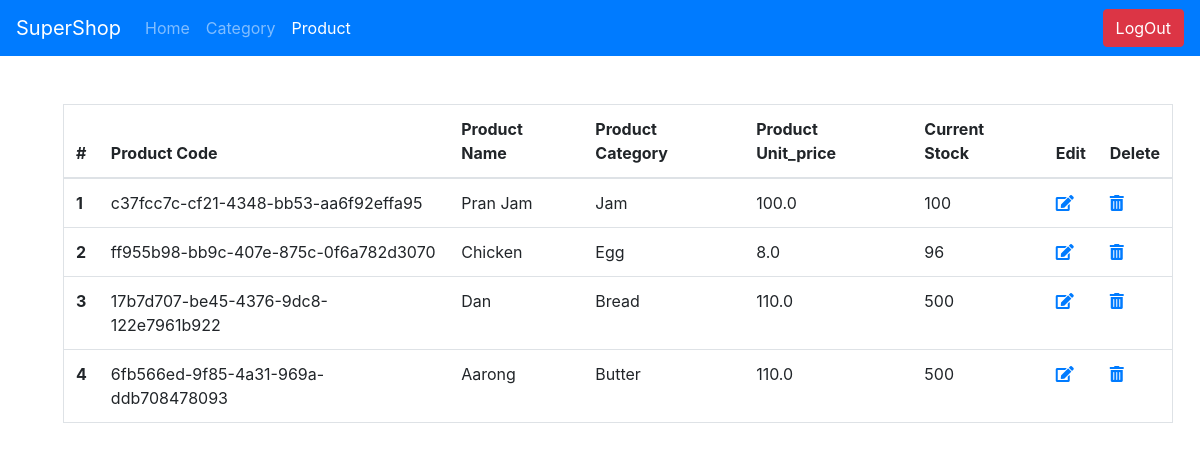
The page /supershop_admin/product/view/ (signed in) on the database as committed earlier.
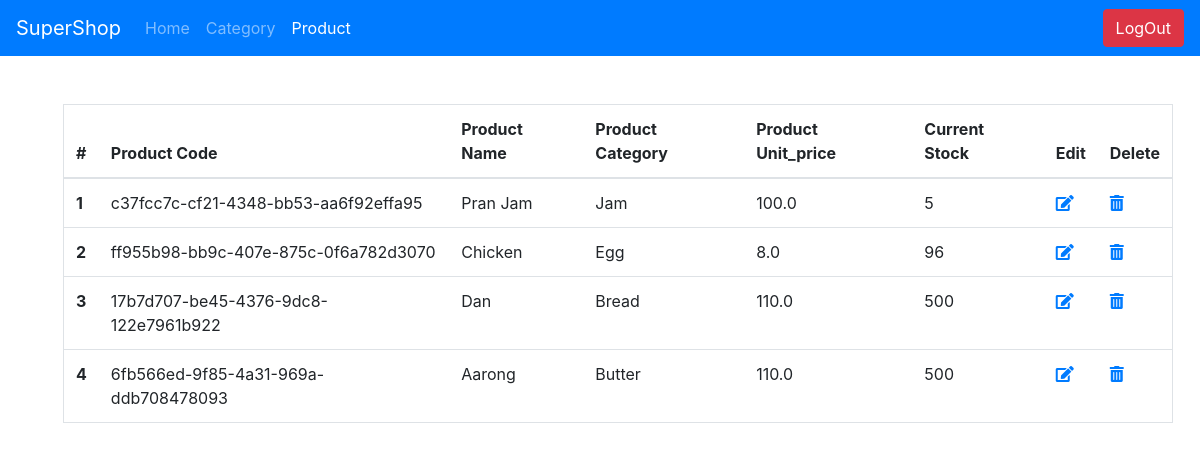
The same page on the database as committed later.
### supershop_app/models.py (models this page shows, shortened)
class Product(models.Model):
    id = models.AutoField(primary_key=True)
    product_code = models.UUIDField(default=uuid.uuid4)
    product_name = models.CharField(max_length=255, blank=False, null=False, unique=True)
    product_category = models.ForeignKey(ProductCategory, on_delete=models.CASCADE)
    product_unit_price = models.FloatField(default=0.0)
    current_stock = models.PositiveIntegerField(default=0)

class ProductCategory(models.Model):
    id = models.AutoField(primary_key=True)
    category_code = models.UUIDField(default=uuid.uuid4)
    category_name = models.CharField(max_length=255, blank=False, null=False, unique=True)
    def __str__(self):
        return self.category_name

### supershop_app/views.py (the view, shortened to what this page needs)
# urls.py: path('supershop_admin/product/<str:ops>/', views.admin_product_operation, name="admin_product_operation"),
@login_required(login_url='/supershop_admin/')
def admin_product_operation(request, ops):
    if request.method == "POST":
        if ops == 'add':
            form = ProductForm(request.POST)
            if form.is_valid():
                messages.success(request, "Succesfully added.")
                form.save()
            else:
                messages.error(request, "Something Went Wrong.")
            return redirect("/supershop_admin/product/add/")
        elif 'edit' in ops:
            cat_id = ops.split('__')[-1]
            cat = models.Product.objects.filter(pk=cat_id).first()
            form = ProductEditForm(request.POST, instance=cat)
            if form.is_valid():
                form.save()
                messages.success(request, "Succesfully Updated.")
            else:
                messages.error(request, "Something Went Wrong.")
            return redirect("/supershop_admin/category/view/")
        elif 'delete' in ops:
            prod_id = ops.split('__')[-1]
            cat = models.Product.objects.filter(pk=prod_id).delete()
            return JsonResponse(1, safe=False)
    elif request.method == 'GET':
        if ops == 'add':
            form = ProductForm()
            return render(request, "all_forms.html",
                          context={"is_logged_in": request.user.is_authenticated,
                                   "form": form,
                                   "title": "Add Product",
                                   "admin": 1,
                                   'logout': request.user.is_authenticated,
                                   "btn_name": "ADD Product",
                                   "admin_product": "active"})
        elif ops == 'view':
            all_products = models.Product.objects.all()
            return render(request, 'view_products.html',
                          context={
                              'is_logged_in': request.user.is_authenticated,
                              "products": all_products,
                              "title": "View Products",
                              "admin": 1,
                              'logout': request.user.is_authenticated,
                              "admin_product": "active"
                          })
        else:
            return redirect("admin_product")

### supershop_app/templates/supershop_app/view_products.html (shortened to what this page needs)
{% extends 'base.html' %}
{% load static %}
{% block content %}
    <div class="container m-5">
        <table class="table border">
            <thead>
                <tr>
                    <th scope="col">#</th>
                    <th scope="col">Product Code</th>
                    <th scope="col">Product Name</th>
                    <th scope="col">Product Category</th>
                    <th scope="col">Product Unit_price</th>
                    <th scope="col">Current Stock</th>
                    <th scope="col">Edit</th>
                    <th scope="col">Delete</th>
                </tr>
            </thead>
            <tbody>
            {% for product in products %}
                <tr>
                    <th scope="row">{{ forloop.counter }}</th>
                    <td>{{ product.product_code }}</td>
                    <td>{{ product.product_name }}</td>
                    <td>{{ product.product_category }}</td>
                    <td>{{ product.product_unit_price }}</td>
                    <td>{{ product.current_stock }}</td>
                    <td><a href="/supershop_admin/product/edit__{{ product.pk }}/"><i class="fas fa-edit"></i></a></td>
                    <td><a onclick="deleteFunc({{ product.pk }})" href="" ><i class="fas fa-trash-alt"></i></a></td>
                </tr>
            {% endfor %}
            </tbody>
        </table>
    </div>
{% endblock %}

Rows that differ between the two databases and show on the page:
changed Product "c37fcc7c-cf21-4348-bb53-aa6f92effa95": current_stock "100" → "5"
